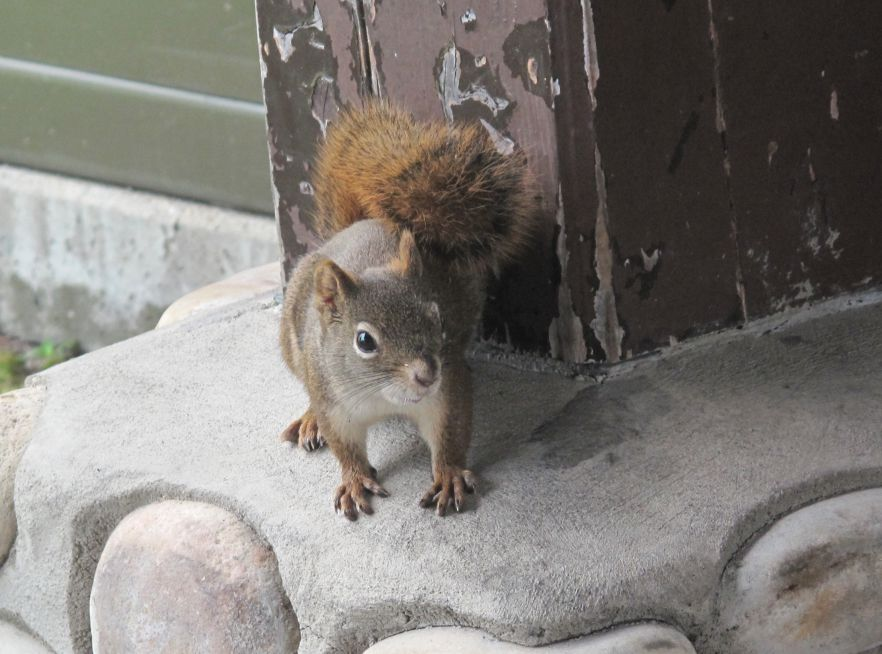
#> input picture HW3/resources/im053.jpg, 882 x 654 px
$ python Q3.py
#> lines starting #> are read from the running program, lines starting #| are printed output that depends on the picture
### HW3/Exercise_3/helper.py
import numpy as np
import cv2
import matplotlib.pyplot as plt
from skimage.util import img_as_float
from skimage import io


def load_images():
    images = []
    image1 = img_as_float(io.imread("../resources/im053.jpg"))
    images.append(image1)
    image2 = img_as_float(io.imread("../resources/im054.jpg"))
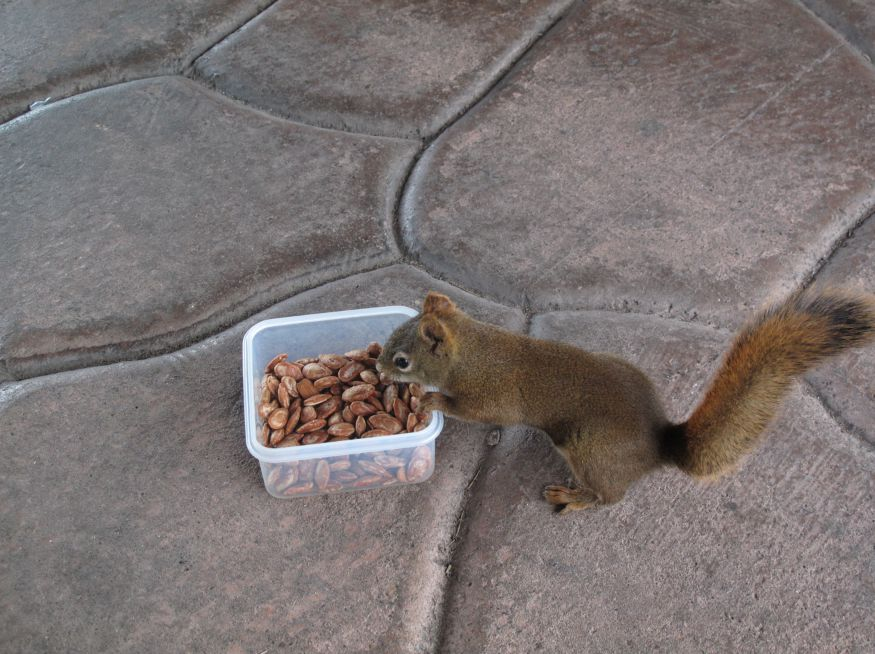
#> input picture HW3/resources/im054.jpg, 875 x 654 px
    images.append(image2)

    return images


def grab_cut_with_rectangle(cluster_image, rect, width, height):
    mask = np.zeros((height, width), np.uint8)
    background_model = np.zeros((1, 65), np.float64)
    foreground_model = np.zeros((1, 65), np.float64)

    cv2.grabCut(cluster_image, mask, rect, background_model, foreground_model, 5, cv2.GC_INIT_WITH_RECT)

    mask2 = np.where((mask == 2) | (mask == 0), 0, 1).astype('uint8')
    return mask, mask2, background_model, foreground_model


def create_special_mask_for_image_1(mask, width, height):
    # remove these from mask
    new_mask = np.zeros((height, width), np.uint8)
    new_mask = cv2.line(new_mask, (620, 285), (620, 200), (255, 255, 255), 40)
    new_mask = cv2.line(new_mask, (500, 489), (500, 315), (255, 255, 255), 20)
    new_mask = cv2.line(new_mask, (290, 150), (290, 240), (255, 255, 255), 20)
    new_mask = cv2.line(new_mask, (560, 100), (560, 200), (255, 255, 255), 40)
    new_mask = cv2.line(new_mask, (600, 370), (550, 290), (255, 255, 255), 50)
    mask[new_mask == 255] = 0

    # add this to mask
    new_mask = np.zeros((height, width), np.uint8)
    new_mask = cv2.line(new_mask, (400, 260), (400, 320), (255, 255, 255), 70)
    mask[new_mask == 255] = 1

    return mask


def create_special_mask_for_image_2(mask, width, height):
    # remove these from mask
    new_mask = np.zeros((height, width), np.uint8)
    new_mask = cv2.line(new_mask, (810, 410), (880, 450), (255, 255, 255), 30)
    new_mask = cv2.line(new_mask, (350, 450), (450, 440), (255, 255, 255), 45)
    new_mask = cv2.line(new_mask, (530, 450), (550, 465), (255, 255, 255), 20)
    new_mask = cv2.line(new_mask, (450, 480), (380, 400), (255, 255, 255), 20)
    new_mask = cv2.line(new_mask, (450, 480), (550, 480), (255, 255, 255), 20)
    mask[new_mask == 255] = 0

    # add this to mask
    new_mask = np.zeros((height, width), np.uint8)
    new_mask = cv2.line(new_mask, (750, 345), (820, 305), (255, 255, 255), 15)
    mask[new_mask == 255] = 1

    return mask


def grab_cut_with_mask(cluster_image, mask, background_model, foreground_model):
    mask, background_model, foreground_model = cv2.grabCut(cluster_image, mask, None, background_model,
                                                           foreground_model, 5, cv2.GC_INIT_WITH_MASK)
    plt.imshow(mask)
    plt.show()

    mask = np.where((mask == 2) | (mask == 0), 0, 1).astype('uint8')

    return mask

### HW3/Exercise_3/Q3.py
# the idea of this approach:
# https://docs.opencv.org/3.4/d8/d83/tutorial_py_grabcut.html
import cv2
from skimage.segmentation import slic
from skimage.segmentation import mark_boundaries
import matplotlib.pyplot as plt
import numpy as np
import skimage.color as color

from HW3.Exercise_3.helper import grab_cut_with_rectangle, create_special_mask_for_image_1, grab_cut_with_mask, \
    load_images, create_special_mask_for_image_2

images = load_images()
#> images = 2 items
# i=0 --> first image (im053)
# i=1 --> second image (im054)
for i in range(0, 2):
    image = images[i]
    height, width = image.shape[0:2]

    # use slic for over-segmentation
    segments = slic(image, n_segments=500, convert2lab=True, sigma=5)

    cluster_image = color.label2rgb(segments, image, kind='avg')

    cluster_image = np.array((cluster_image / cluster_image.max()) * 255, dtype='uint8')
    over_seg = mark_boundaries(cluster_image, segments)
    plt.imsave("out/over-segmentation" + str(i + 1) + ".jpg", over_seg)

    if i == 0:
        rect = (245, 70, 400, 500)
    else:
        rect = (350, 280, 532, 240)

    mask, mask2, background_model, foreground_model = grab_cut_with_rectangle(cluster_image, rect, width, height)

    first_grab_cut_img = image * mask2[:, :, np.newaxis]
    plt.imsave("out/first_grab_cut_image" + str(i + 1) + ".jpg", first_grab_cut_img)

    if i == 0:
        mask = create_special_mask_for_image_1(mask, width, height)
    else:
        mask = create_special_mask_for_image_2(mask, width, height)

    mask = grab_cut_with_mask(cluster_image, mask, background_model, foreground_model)

    result = image * mask[:, :, np.newaxis]
    if i == 0:
        plt.imsave("out/im06.jpg", result)
    else:
        plt.imsave("out/im07.jpg", result)
#> this loop made 2 passes
#> pass 1, `segments = slic(image, n_segments=500, convert2lab=True, sigma=5)`:
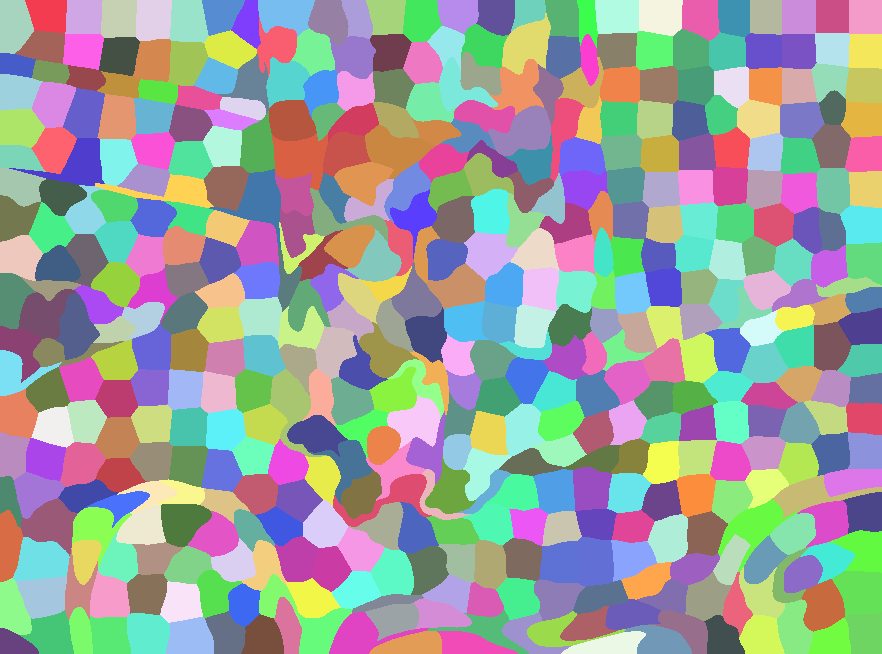
#> segments: shape (654, 882) int64; 477 distinct labels, from 1 to 477; one colour per label, 0 black
#> pass 1, `over_seg = mark_boundaries(cluster_image, segments)`:
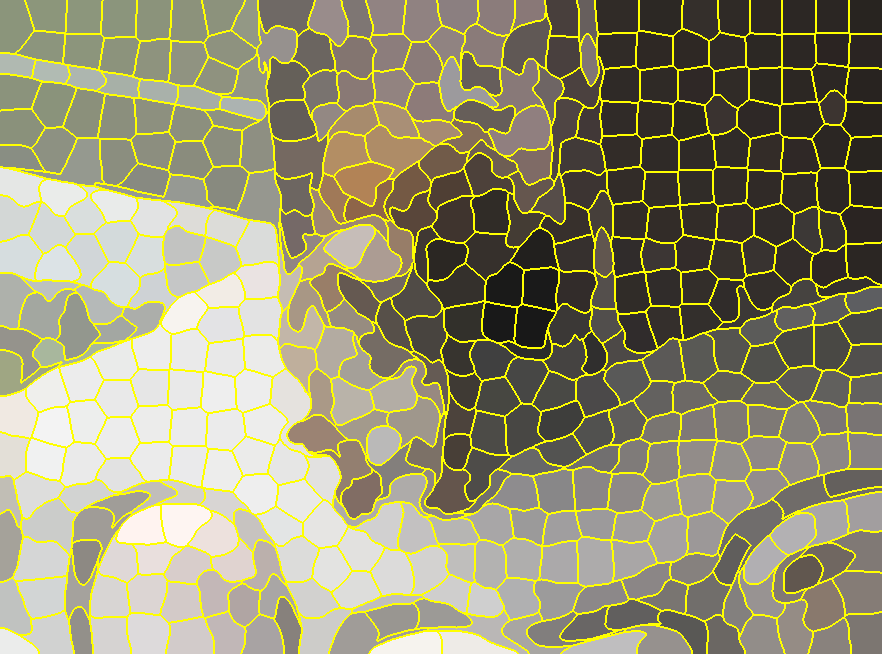
#> over_seg: shape (654, 882, 3) float64; mean R, G, B 0.586, 0.572, 0.446
#> pass 1, in grab_cut_with_mask, `plt.show()`:
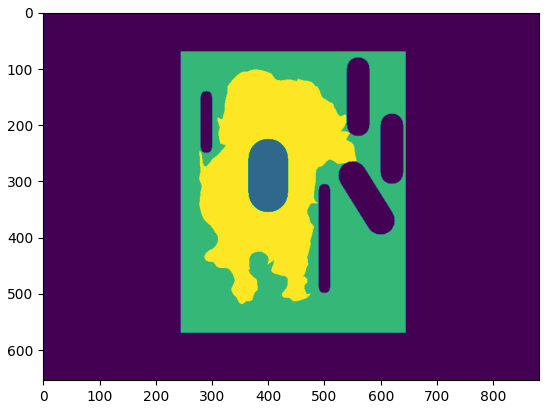
#> figure drawn by matplotlib, 1 panel
#> pass 2, in grab_cut_with_mask (call 2), `plt.show()`:
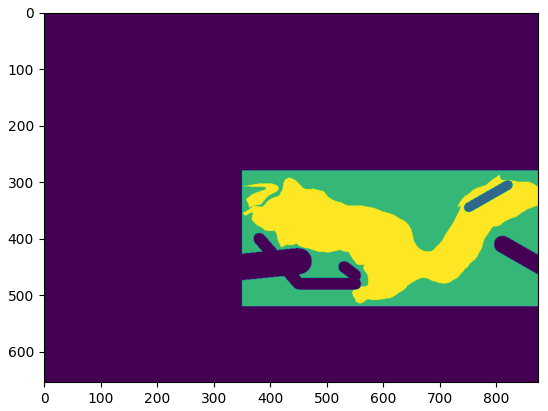
#> figure drawn by matplotlib, 1 panel
#> after the loop:
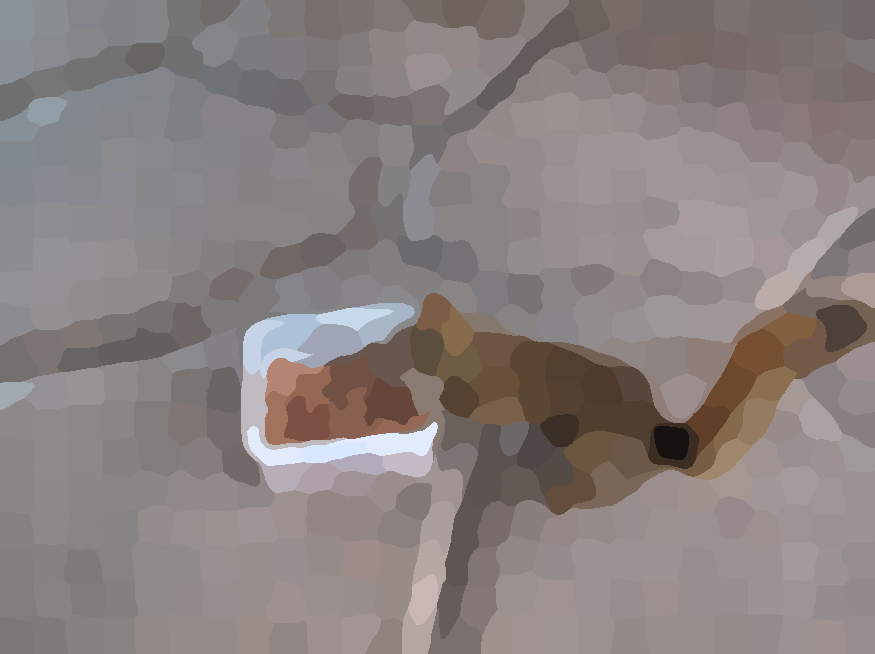
#> cluster_image: shape (654, 875, 3); mean R, G, B 137.9, 128.8, 127.5
#> after the loop:
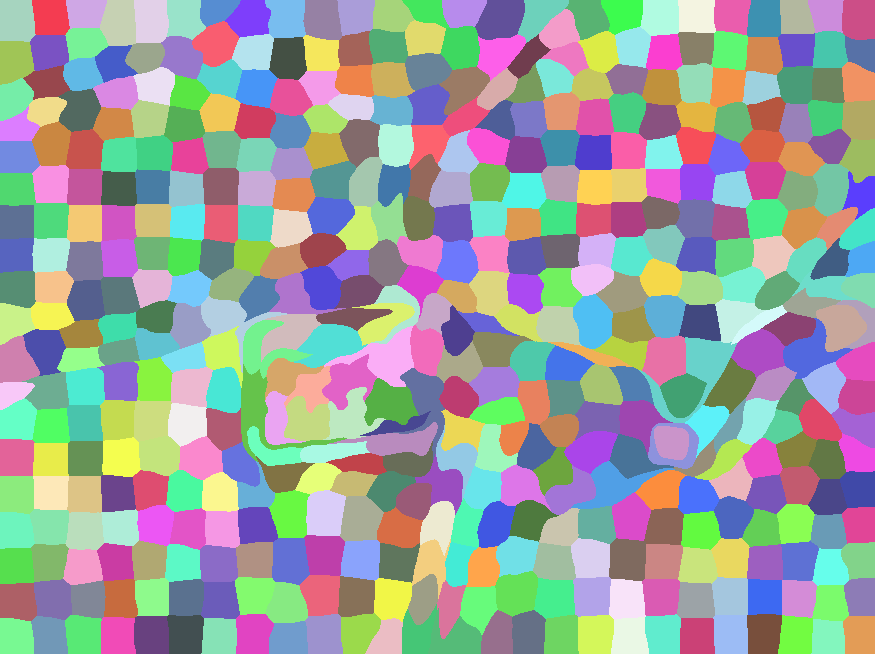
#> segments: shape (654, 875) int64; 483 distinct labels, from 1 to 483; one colour per label, 0 black
